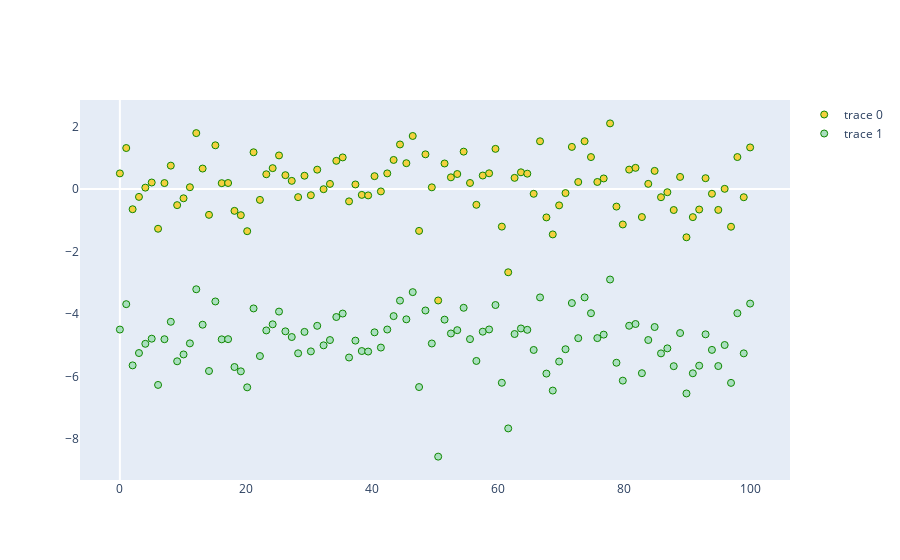

Write notebook code for a chart like this one.
### Code cell
#Multiple Data
x_values = np.linspace(0, 100, 100)
y_values = np.random.randn(100)

trace0 = go.Scatter(
                    x = x_values,
                    y = y_values,
                    mode = 'markers',
                    marker = dict(
                                  size = 7,
                                  color = '#F4D03F',
                                  symbol = 'circle',
                                  line = dict(width = 1, color = '#0E8700')
                    )
                    
)

trace1 = go.Scatter(
                    x = x_values,
                    y = y_values - 5,
                    mode = 'markers',
                    marker = dict(
                                  size = 7,
                                  color = '#A9DFBF',
                                  symbol = 'circle',
                                  line = dict(width = 1, color = '#0E8700')
                    )
                    
)

data = [trace0, trace1]

layout = go.Layout(
                   xaxis = dict(showgrid = False, 
                                showline = False,
                               ),
                   yaxis = dict(showgrid = False, 
                                showline = False,
                               ),
                  )

fig = go.Figure(data = data, layout = layout)
iplot(fig)
